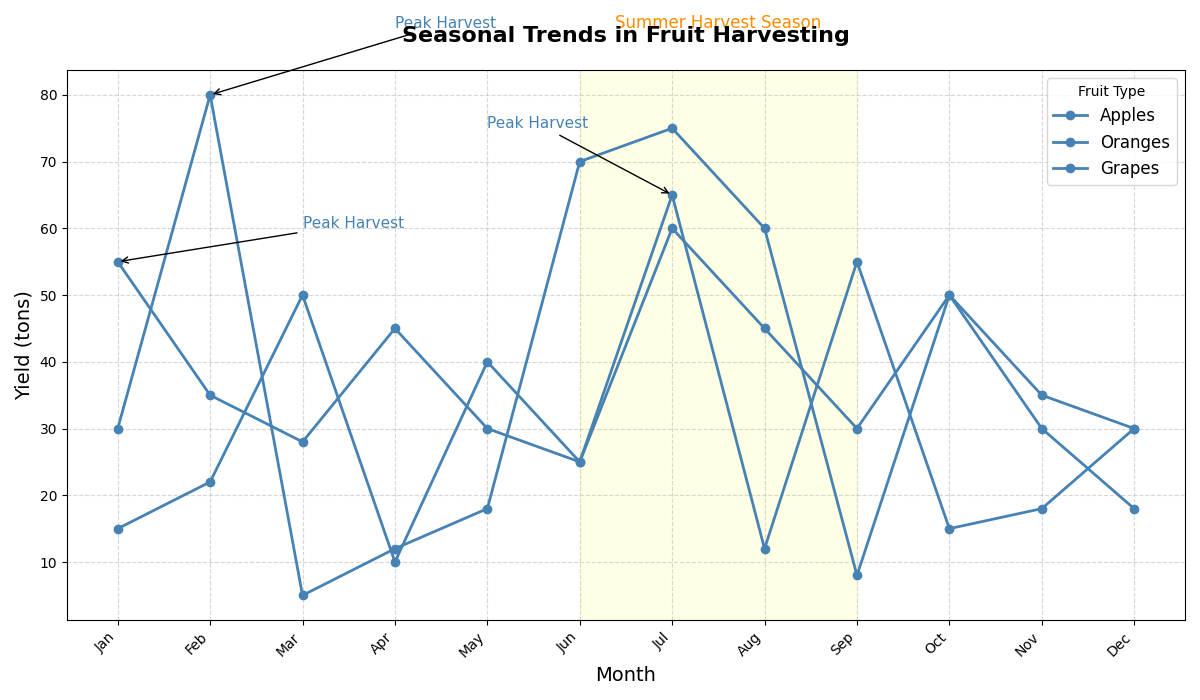

Generate this figure with Python:
import matplotlib.pyplot as plt
import numpy as np

months = np.arange(1, 13)
month_names = ['Jan', 'Feb', 'Mar', 'Apr', 'May', 'Jun', 
               'Jul', 'Aug', 'Sep', 'Oct', 'Nov', 'Dec']

apples_yield = [15, 22, 50, 10, 40, 25, 65, 12, 55, 15, 18, 30]
oranges_yield = [55, 35, 28, 45, 30, 25, 60, 45, 30, 50, 35, 30]
grapes_yield = [30, 80, 5, 12, 18, 70, 75, 60, 8, 50, 30, 18]

fig, ax = plt.subplots(figsize=(12, 7))

uniform_color = '#4682B4'  # SteelBlue color for consistency

ax.plot(months, apples_yield, marker='o', linestyle='-', color=uniform_color, label='Apples', linewidth=2)
ax.plot(months, oranges_yield, marker='o', linestyle='-', color=uniform_color, label='Oranges', linewidth=2)
ax.plot(months, grapes_yield, marker='o', linestyle='-', color=uniform_color, label='Grapes', linewidth=2)

ax.set_title("Seasonal Trends in Fruit Harvesting", fontsize=16, fontweight='bold', pad=20)
ax.set_xlabel('Month', fontsize=14)
ax.set_ylabel('Yield (tons)', fontsize=14)
ax.set_xticks(months)
ax.set_xticklabels(month_names, rotation=45, ha='right')

ax.legend(loc='upper right', title="Fruit Type", fontsize=12)

ax.grid(linestyle='--', alpha=0.5)

ax.annotate('Peak Harvest', xy=(7, 65), xytext=(5, 75),
            arrowprops=dict(facecolor='black', arrowstyle='->'),
            fontsize=11, color=uniform_color)
ax.annotate('Peak Harvest', xy=(1, 55), xytext=(3, 60),
            arrowprops=dict(facecolor='black', arrowstyle='->'),
            fontsize=11, color=uniform_color)
ax.annotate('Peak Harvest', xy=(2, 80), xytext=(4, 90),
            arrowprops=dict(facecolor='black', arrowstyle='->'),
            fontsize=11, color=uniform_color)

ax.axvspan(6, 9, color='yellow', alpha=0.1)
ax.text(7.5, 90, 'Summer Harvest Season', fontsize=12, color='darkorange', ha='center')

plt.tight_layout()
plt.show()
